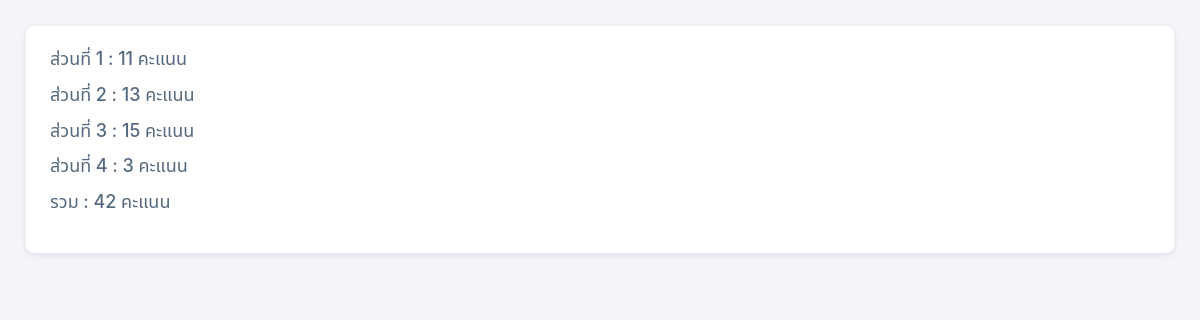
Page /user/finaleve.php?form_4_id=5 on the committed database.
### tables this page shows
CREATE TABLE `form_4` (
  `form_4_id` int(11) NOT NULL,
  `sex` varchar(255) DEFAULT NULL COMMENT 'เพศ',
  `age` varchar(255) DEFAULT NULL COMMENT 'อายุ',
  `status` varchar(255) DEFAULT NULL COMMENT 'สถานภาพ',
  `province` varchar(255) DEFAULT NULL COMMENT 'ภูมิลำเนา',
  `study` varchar(255) DEFAULT NULL COMMENT 'ระดับการศึกษา',
  `height` varchar(255) DEFAULT NULL COMMENT 'ส่วนสูง',
  `weight` varchar(255) DEFAULT NULL COMMENT 'น้ำหนัก',
  `bmi` varchar(255) DEFAULT NULL COMMENT 'ดัชนีมวลกาย (BMI)',
  `pressureup` varchar(255) DEFAULT NULL COMMENT 'ระดับความดันโลหิตตัวบน',
  `pressuredown` varchar(255) DEFAULT NULL COMMENT 'ระดับความดันโลหิตตัวล่าง',
  `waistline` varchar(255) DEFAULT NULL COMMENT 'รอบเอว ชาย/หญิง',
  `fat` varchar(255) DEFAULT NULL COMMENT 'ระดับไขมัน HDL ในเลือด (mg/dL)',
  `fatblood` varchar(255) DEFAULT NULL COMMENT 'ระดับไขมันไตรกลีเซอไรด์ในเลือด (mg/dL)',
  `bloodlevel` varchar(255) DEFAULT NULL COMMENT 'ระดับน้ำตาลในเลือดหลังอดอาหาร 6-8 ชั่วโมง',
  `pregnant` varchar(255) DEFAULT NULL COMMENT 'มีประวัติเป็นเบาหวานขณะตั้งครรภ์',
  `ovary` varchar(255) DEFAULT NULL COMMENT 'มีประวัติเป็นโรคความดันโลหิตสูง',
  `section1` varchar(255) DEFAULT NULL COMMENT 'ท่านรับประทานอาหารครบ 3 มื้อ',
  `section2` varchar(255) DEFAULT NULL COMMENT 'ท่านชอบเติมเครื่องปรุงรสชาติอาหารให้มีรสหวานเสมอ เช่น น้ำตาล ผงชูรส ก้อนปรุงรส ซอส',
  `section3` varchar(255) DEFAULT NULL COMMENT 'ท่านรับประทานอาหารว่างระหว่างมื้อนอกเหนือจากอาหารมื้อหลัก 3 มื้อต่อวัน',
  `section4` varchar(255) DEFAULT NULL COMMENT 'ท่านรับประทานขัดสี ข้าวเหนียว ขนมปังสีขาว',
  `section5` varchar(255) DEFAULT NULL COMMENT 'ท่านรับประทานเส้นก๋วยเตี๋ยว ได้แก่ เส้นเล็ก เส้นใหญ่ บะหมี่เส้นเหลือง',
  `section6` varchar(255) DEFAULT NULL COMMENT 'ท่านรับประทานผลไม้อย่างไม่จำกัดปริมาณ',
  `section7` varchar(255) DEFAULT NULL COMMENT 'ท่านรับประทานอาหารมัน อาหารทอด แกงกะ',
  `section8` varchar(255) DEFAULT NULL COMMENT 'ท่านดื่มเครื่องดื่มประเภท น้ำหวาน น้ำชา กาแฟ น้ำอัดลม ที่รสชาติหวาน',
  `section9` varchar(255) DEFAULT NULL COMMENT 'ท่านออกกำลังกายประเภทแอโรบิก เช่น การวิ่งเหยาะ ๆ ว่ายน้ำ  แบดมินตัน ฟุตบอล เต้นแอโรบิก',
  `section10` varchar(255) DEFAULT NULL COMMENT 'ระยะเวลาในแต่และครั้งที่ออกกำลังกาย',
  `section11` varchar(255) DEFAULT NULL COMMENT 'ความถี่ของการออกกำลังกาย',
  `section12` varchar(255) DEFAULT NULL COMMENT 'ท่านสูบบุหรี่หรือไม่',
  `section13` varchar(255) DEFAULT NULL COMMENT 'ปริมาณการสูบบุหรี่',
  `section14` varchar(255) DEFAULT NULL COMMENT 'บุคคลใกล้ชิดของท่านเคยสูบบุหรี่หรือไม่',
  `section15` varchar(255) DEFAULT NULL COMMENT 'ท่านดื่มเครื่องดื่มแอลกอฮอล์หรือไม่',
  `section16` varchar(255) DEFAULT NULL COMMENT 'ชนิดของเครื่องดื่มแอลกอฮอล์ที่ดื่มเป็นประจำ',
  `section17` varchar(255) DEFAULT NULL COMMENT 'ปริมาณการดื่มต่อครั้ง',
  `section18` varchar(255) DEFAULT NULL COMMENT 'ท่านมีญาติเป็นโรคเบาหวานหรือไม่ ',
  `section19` varchar(255) DEFAULT NULL COMMENT 'ยีน CDKN2A/2B (rs10811661)',
  `section20` varchar(255) DEFAULT NULL COMMENT 'ยีน TCF7L2 (rs7903146)',
  `section21` varchar(255) DEFAULT NULL COMMENT ' ยีน KCNQ1 (rs2237892)',
  `score_form1` varchar(255) NOT NULL COMMENT 'คะแนนส่วน 1',
  `score_form2` varchar(255) NOT NULL COMMENT 'คะแนนส่วน 2',
  `score_form3` varchar(255) NOT NULL COMMENT 'คะแนนส่วน 3',
  `score_form4` varchar(255) NOT NULL COMMENT 'คะแนนส่วน 4',
  `finishscore` varchar(255) DEFAULT NULL COMMENT 'คะแนนรวม',
  `dateCreate` timestamp NOT NULL DEFAULT current_timestamp() ON UPDATE current_timestamp(),
  `finishscore_TH` varchar(255) NOT NULL
);

### user/finaleve.php (the view, shortened to what this page needs)
<!DOCTYPE html>
<html lang="en" class="light-style layout-menu-fixed" dir="ltr" data-theme="theme-default" data-assets-path="../assets/" data-template="vertical-menu-template-free">
<?php
include('user_cont/head.php');
?>
<body>
    <div class="layout-wrapper layout-content-navbar layout-without-menu">
        <div class="layout-container">
            <div class="layout-page">
                <div class="content-wrapper">
                    <div class="container-xxl flex-grow-1 container-p-y">
                        <div class="row">
                            <div class="col-lg-12 mb-2 order-0">
                                <div class="card">
                                    <div class="d-flex align-items-end row">
                                        <div class="col-sm-12">
                                            <div class="card-body">
                                                <?php
                                                include('user_cont/connect.php');
                                                $form_4_id = isset($_GET['form_4_id']) ? $_GET['form_4_id'] : 0;
                                                if (!empty($form_4_id)) {
                                                    $query = "SELECT * FROM form_4 WHERE form_4_id = :form_4_id";
                                                    $stmt = $conn->prepare($query);
                                                    $stmt->bindParam(':form_4_id', $form_4_id);
                                                    $stmt->execute();
                                                    $result = $stmt->fetch(PDO::FETCH_ASSOC);
                                                    if ($result) {
                                                        $score_form1 = $result['score_form1'];
                                                        $score_form2 = $result['score_form2'];
                                                        $score_form3 = $result['score_form3'];
                                                        $score_form4 = $result['score_form4'];
                                                        $finishscore = $result['finishscore'];
                                                ?>
                                                        <h5> ส่วนที่ 1 : <?php echo $score_form1; ?> คะแนน</h5>
                                                        <h5> ส่วนที่ 2 : <?php echo $score_form2; ?> คะแนน</h5>
                                                        <h5> ส่วนที่ 3 : <?php echo $score_form3; ?> คะแนน</h5>
                                                        <h5> ส่วนที่ 4 : <?php echo $score_form4; ?> คะแนน</h5>
                                                        <h5> รวม : <?php echo $finishscore; ?> คะแนน</h5>
                                                <?php
                                                    } else {
                                                        echo "ไม่พบข้อมูลสำหรับ form_3_id: $form_3_id";
                                                    }
                                                } else {
                                                    echo "ไม่ได้รับ form_3_id จาก URL";
                                                }
                                                ?>
                                            </div>
                                        </div>
                                    </div>
                                </div>
                            </div>
                        </div>
                    </div>
                </div>
            </div>
        </div>
    </div>
</body>
</html>

### rows in the picture
form_4: score_form1 "11", score_form2 "13", score_form3 "15", score_form4 "3", finishscore "42"
